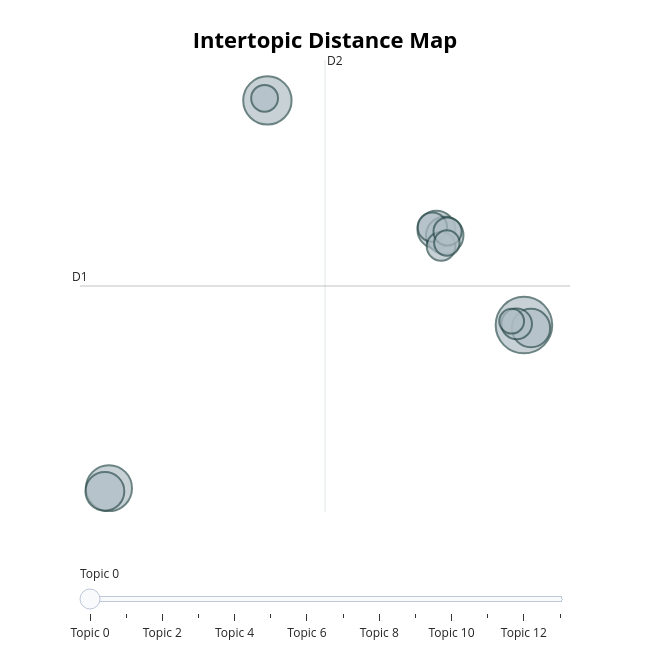

The cell this chart's notebook holds for it:
### Code cell
topic_model.visualize_topics()

### Figure 1 — Plotly figure (JSON) as saved in the notebook; plotly's stock layout.template omitted (floating-point values rounded to 4 significant figures)
{"data": [{"customdata": [[0, "شيكل | فانيلا_اليوم_وكل_يوم | فانيلا | الافضل | الوان", 89], [1, "مقابل | علي | اللي | شارع | غزه", 65], [2, "the | كنتاكي | دجاج كنتاكي | like | of", 59], [3, "شيقل | متوفر_توصيل_لجميع_مناطق_الضفه_القدس_والداخل | ramallah | فقط | للضفه والداخل", 42], [4, "الموقع | dco بجانب | البيره الطلوع | الطلوع قرب | dco", 41], [5, "شارع | مزاج | وصل | لجميع المناطق | العنوان", 40], [6, "المحافظات اقل | المحافظات | اقل | محدوده | الكميه", 39], [7, "الساعه الطابق | جنين برج | برج | برج الساعه | الارضي عبر", 26], [8, "the | gaza | to | in | of", 24], [9, "اكتبي | الوان | وخامات | شيك ومرتاحه | شيك", 23], [10, "رام | فستان | المحل | عنوان | صبايا", 22], [11, "الطابق | اخر الطابق | الطابق الثاني | المصعد اخر | التاج الطابق", 20], [12, "collection | new | available now | now | متاحه", 18], [13, "ايكون مول | ايكون | وتجربه | الفطور | مول", 17]], "hovertemplate": "<b>Topic %{customdata[0]}</b><br>%{customdata[1]}<br>Size: %{customdata[2]}", "legendgroup": "", "marker": {"color": "#B0BEC5", "line": {"color": "DarkSlateGrey", "width": 2}, "size": [89, 65, 59, 42, 41, 40, 39, 26, 24, 23, 22, 20, 18, 17], "sizemode": "area", "sizeref": 0.05563, "symbol": "circle"}, "mode": "markers", "name": "", "orientation": "v", "showlegend": false, "type": "scatter", "x": [16.77, -0.2239, -10.72, -10.99, 17.23, 10.97, 11.52, 16.28, 10.7, 11.28, 11.71, -0.4097, 11.66, 15.95], "xaxis": "x", "y": [2.453, 21.8, -11.6, -11.87, 2.197, 10.67, 10.18, 2.556, 10.89, 9.24, 10.52, 21.99, 9.524, 2.787], "yaxis": "y"}], "layout": {"annotations": [{"showarrow": false, "text": "D1", "x": -12.64, "y": 5.82, "yshift": 10}, {"showarrow": false, "text": "D2", "x": 3.591, "xshift": 10, "y": 25.29}], "height": 650, "hoverlabel": {"bgcolor": "white", "font": {"family": "Rockwell", "size": 16}}, "legend": {"itemsizing": "constant", "tracegroupgap": 0}, "margin": {"t": 60}, "shapes": [{"line": {"color": "#CFD8DC", "width": 2}, "type": "line", "x0": 3.591, "x1": 3.591, "y0": -13.65, "y1": 25.29}, {"line": {"color": "#9E9E9E", "width": 2}, "type": "line", "x0": -12.64, "x1": 19.82, "y0": 5.82, "y1": 5.82}], "sliders": [{"active": 0, "pad": {"t": 50}, "steps": [{"args": [{"marker.color": [["red", "#B0BEC5", "#B0BEC5", "#B0BEC5", "#B0BEC5", "#B0BEC5", "#B0BEC5", "#B0BEC5", "#B0BEC5", "#B0BEC5", "#B0BEC5", "#B0BEC5", "#B0BEC5", "#B0BEC5"]]}], "label": "Topic 0", "method": "update"}, {"args": [{"marker.color": [["#B0BEC5", "red", "#B0BEC5", "#B0BEC5", "#B0BEC5", "#B0BEC5", "#B0BEC5", "#B0BEC5", "#B0BEC5", "#B0BEC5", "#B0BEC5", "#B0BEC5", "#B0BEC5", "#B0BEC5"]]}], "label": "Topic 1", "method": "update"}, {"args": [{"marker.color": [["#B0BEC5", "#B0BEC5", "red", "#B0BEC5", "#B0BEC5", "#B0BEC5", "#B0BEC5", "#B0BEC5", "#B0BEC5", "#B0BEC5", "#B0BEC5", "#B0BEC5", "#B0BEC5", "#B0BEC5"]]}], "label": "Topic 2", "method": "update"}, {"args": [{"marker.color": [["#B0BEC5", "#B0BEC5", "#B0BEC5", "red", "#B0BEC5", "#B0BEC5", "#B0BEC5", "#B0BEC5", "#B0BEC5", "#B0BEC5", "#B0BEC5", "#B0BEC5", "#B0BEC5", "#B0BEC5"]]}], "label": "Topic 3", "method": "update"}, {"args": [{"marker.color": [["#B0BEC5", "#B0BEC5", "#B0BEC5", "#B0BEC5", "red", "#B0BEC5", "#B0BEC5", "#B0BEC5", "#B0BEC5", "#B0BEC5", "#B0BEC5", "#B0BEC5", "#B0BEC5", "#B0BEC5"]]}], "label": "Topic 4", "method": "update"}, {"args": [{"marker.color": [["#B0BEC5", "#B0BEC5", "#B0BEC5", "#B0BEC5", "#B0BEC5", "red", "#B0BEC5", "#B0BEC5", "#B0BEC5", "#B0BEC5", "#B0BEC5", "#B0BEC5", "#B0BEC5", "#B0BEC5"]]}], "label": "Topic 5", "method": "update"}, {"args": [{"marker.color": [["#B0BEC5", "#B0BEC5", "#B0BEC5", "#B0BEC5", "#B0BEC5", "#B0BEC5", "red", "#B0BEC5", "#B0BEC5", "#B0BEC5", "#B0BEC5", "#B0BEC5", "#B0BEC5", "#B0BEC5"]]}], "label": "Topic 6", "method": "update"}, {"args": [{"marker.color": [["#B0BEC5", "#B0BEC5", "#B0BEC5", "#B0BEC5", "#B0BEC5", "#B0BEC5", "#B0BEC5", "red", "#B0BEC5", "#B0BEC5", "#B0BEC5", "#B0BEC5", "#B0BEC5", "#B0BEC5"]]}], "label": "Topic 7", "method": "update"}, {"args": [{"marker.color": [["#B0BEC5", "#B0BEC5", "#B0BEC5", "#B0BEC5", "#B0BEC5", "#B0BEC5", "#B0BEC5", "#B0BEC5", "red", "#B0BEC5", "#B0BEC5", "#B0BEC5", "#B0BEC5", "#B0BEC5"]]}], "label": "Topic 8", "method": "update"}, {"args": [{"marker.color": [["#B0BEC5", "#B0BEC5", "#B0BEC5", "#B0BEC5", "#B0BEC5", "#B0BEC5", "#B0BEC5", "#B0BEC5", "#B0BEC5", "red", "#B0BEC5", "#B0BEC5", "#B0BEC5", "#B0BEC5"]]}], "label": "Topic 9", "method": "update"}, {"args": [{"marker.color": [["#B0BEC5", "#B0BEC5", "#B0BEC5", "#B0BEC5", "#B0BEC5", "#B0BEC5", "#B0BEC5", "#B0BEC5", "#B0BEC5", "#B0BEC5", "red", "#B0BEC5", "#B0BEC5", "#B0BEC5"]]}], "label": "Topic 10", "method": "update"}, {"args": [{"marker.color": [["#B0BEC5", "#B0BEC5", "#B0BEC5", "#B0BEC5", "#B0BEC5", "#B0BEC5", "#B0BEC5", "#B0BEC5", "#B0BEC5", "#B0BEC5", "#B0BEC5", "red", "#B0BEC5", "#B0BEC5"]]}], "label": "Topic 11", "method": "update"}, {"args": [{"marker.color": [["#B0BEC5", "#B0BEC5", "#B0BEC5", "#B0BEC5", "#B0BEC5", "#B0BEC5", "#B0BEC5", "#B0BEC5", "#B0BEC5", "#B0BEC5", "#B0BEC5", "#B0BEC5", "red", "#B0BEC5"]]}], "label": "Topic 12", "method": "update"}, {"args": [{"marker.color": [["#B0BEC5", "#B0BEC5", "#B0BEC5", "#B0BEC5", "#B0BEC5", "#B0BEC5", "#B0BEC5", "#B0BEC5", "#B0BEC5", "#B0BEC5", "#B0BEC5", "#B0BEC5", "#B0BEC5", "red"]]}], "label": "Topic 13", "method": "update"}]}], "title": {"font": {"color": "Black", "size": 22}, "text": "<b>Intertopic Distance Map</b>", "x": 0.5, "xanchor": "center", "y": 0.95, "yanchor": "top"}, "width": 650, "xaxis": {"anchor": "y", "domain": [0, 1], "range": [-12.64, 19.82], "title": {"text": ""}, "visible": false}, "yaxis": {"anchor": "x", "domain": [0, 1], "range": [-13.65, 25.29], "title": {"text": ""}, "visible": false}}}
